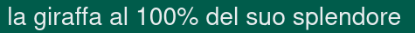
#> input picture core/giraffa100%.png, 415 x 33 px
$ python -i ImageToStringPreprocessing.py   (imports and definitions only)
#> lines starting #> are read from the running program, lines starting #| are printed output that depends on the picture; after the words box and inside, x2 and y2 are one past the last pixel; in counts of white or black regions, pixels touching at a corner belong together
#> further down, picture is the input picture: shape (33, 415, 3); mean B, G, R 98.3, 112.6, 33.1
import cv2
import matplotlib.pyplot as plt
import numpy as np

class ImageToStringPreprocessing:
    def __init__(self, image):
        self.original_image = image
        self.image_binary = self._preprocess(image, to_binary=True)
        self.image_gray = self._preprocess(image, to_binary=False)

        self.image_bboxed, self.info = self._segment_and_analyze()
        self.letters_28x28 = self._extract_letters()

    def get_info(self):
        return self.info

    def get_bboxed_image(self):
        return self.image_bboxed

    def show_bboxed_image(self):
        plt.imshow(self.image_bboxed)
        plt.axis('off')
        plt.show()

    def show_letters(self):
        letters_28x28 = [x['img'] for x in self.get_info()]

        _, axes = plt.subplots(4, 8, figsize=(16, 8))
        for i, ax in enumerate(axes.flat):
            if i < len(letters_28x28):
                ax.imshow(letters_28x28[i], cmap='gray')
                ax.set_title(f"{i}")
            ax.axis('off')
        plt.tight_layout()
        plt.axis('off')
        plt.show()

    def _preprocess(self, image, mean_thresh=127, to_binary=False):
        # Converti in scala di grigi
#> called with mean_thresh = 127, to_binary = True
        gray = cv2.cvtColor(image, cv2.COLOR_BGR2GRAY)

        # Normalizza tra 0 e 255
        gray_norm = cv2.normalize(gray, None, alpha=0, beta=255, norm_type=cv2.NORM_MINMAX)
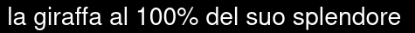
#> gray_norm: shape (33, 415); min 0, max 255, mean 36.2

        # Calcola la media d’intensità
        mean_intensity = np.mean(gray_norm)
#> mean_intensity = 36.19

        # Inversione se sfondo chiaro
        if mean_intensity > mean_thresh:
            gray_norm = cv2.bitwise_not(gray_norm)

        if to_binary:
            _, binary = cv2.threshold(gray_norm, 155, 255, cv2.THRESH_BINARY)
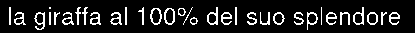
#> binary: shape (33, 415); 12.7% white in thin lines or dots, all inside (x1, y1, x2, y2) = (9, 7, 400, 30)
            return binary

        return gray_norm

    __MERGE_THRESHOLD=0.3

    def _segment_and_analyze(self):
        num_labels, labels, stats, centroids = cv2.connectedComponentsWithStats(self.image_binary)
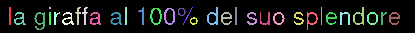
#> labels: shape (33, 415) int32; 34 distinct labels, from 0 to 33; one colour per label, 0 black
#> num_labels = 34; stats = 34 rows, first 6: [0, 0, 415, 33, 11957], [9, 7, 2, 18, 36], [49, 7, 2, 2, 4], [75, 7, 6, 18, 45], [82, 7, 6, 18, 45], [125, 7, 2, 18, 36]; centroids = 34 pairs, first value 9.5 to 393.7, second value 7.5 to 20.62

        draw_img = self.original_image.copy()

        bboxes = [stats[label][:4] for label in range(1, num_labels)]
#> bboxes = 33 items, first 6: [9, 7, 2, 18], [49, 7, 2, 2], [75, 7, 6, 18], [82, 7, 6, 18], [125, 7, 2, 18], [138, 7, 6, 18]

        bboxes.sort(key=lambda box: box[0])

        merged = [False] * len(bboxes)
#> merged = 33 items, first 6: False, False, False, False, False, False
        new_bboxes = []

        for i in range(len(bboxes)):
            if merged[i]:
                continue
            x1, y1, w1, h1 = bboxes[i]
            merged_box = [x1, y1, x1 + w1, y1 + h1]

            for j in range(i + 1, len(bboxes)):
                if merged[j]:
                    continue
                x2, y2, w2, h2 = bboxes[j]
                x_overlap = max(0, min(x1 + w1, x2 + w2) - max(x1, x2))
                min_width = min(w1, w2)
                overlap_ratio = x_overlap / min_width if min_width > 0 else 0
                # [4 lines of commented-out code are left out]

                if overlap_ratio >= self.__MERGE_THRESHOLD:
                    merged_box[0] = min(merged_box[0], x2)
                    merged_box[1] = min(merged_box[1], y2)
                    merged_box[2] = max(merged_box[2], x2 + w2)
                    merged_box[3] = max(merged_box[3], y2 + h2)

                    x1, y1, w1, h1 = bboxes[i] = (
                        merged_box[0],
                        merged_box[1],
                        merged_box[2] - merged_box[0],
                        merged_box[3] - merged_box[1]
                    )
                    merged[j] = True

            final_box = (
                merged_box[0],
                merged_box[1],
                merged_box[2] - merged_box[0],
                merged_box[3] - merged_box[1]
            )
            new_bboxes.append(final_box)
            cv2.rectangle(draw_img, (final_box[0], final_box[1]), (final_box[0] + final_box[2], final_box[1] + final_box[3]), (0, 255, 0), 1)
#> this loop made 33 passes
#> final_box on passes 4, 16: (49, 7, 2, 18), (178, 7, 20, 18)
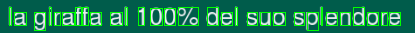
#> draw_img: shape (33, 415, 3); 10.69% of pixels changed, all inside (x1, y1, x2, y2) = (9, 7, 401, 31)
#> after the loop, bboxes = 33 items, first 6: [9, 7, 2, 18], [14, 12, 12, 13], [34, 12, 11, 18], (49, 7, 2, 18), [49, 12, 2, 13], [54, 12, 6, 13]; merged = 33 items, first 6: False, False, False, False, True, False; new_bboxes = 30 items, first 6: (9, 7, 2, 18), (14, 12, 12, 13), (34, 12, 11, 18), (49, 7, 2, 18), (54, 12, 6, 13), (62, 12, 12, 13)

        # Bounding box generale della parola
        x_min = min(x for x, y, w, h in new_bboxes)
#> x_min = 9
        y_min = min(y for x, y, w, h in new_bboxes)
#> y_min = 7
        x_max = max(x + w for x, y, w, h in new_bboxes)
#> x_max = 400
        y_max = max(y + h for x, y, w, h in new_bboxes)
#> y_max = 30
        word_bbox = (x_min, y_min, x_max - x_min, y_max - y_min)
#> word_bbox = (9, 7, 391, 23)

        word_height = y_max - y_min
#> word_height = 23

        # Disegna la bounding box della parola
        cv2.rectangle(draw_img, (x_min, y_min), (x_max, y_max), (255, 0, 0), 1)
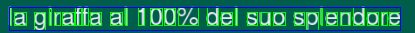
#> draw_img: shape (33, 415, 3); 6.05% of pixels changed, all inside (x1, y1, x2, y2) = (9, 7, 401, 31)

        # Calcola le distanze in percentuale top e bottom, orizzontale in pixel
        distanze_verticali_top_pct = []
        distanze_verticali_bottom_pct = []
        distanze_orizzontali = []
        letter_imgs = []

        for i, (x, y, w, h) in enumerate(new_bboxes):
            dist_top_pct = 100 * (y - y_min) / word_height if word_height > 0 else 0
            dist_bottom_pct = 100 * (y_max - (y + h)) / word_height if word_height > 0 else 0
            distanze_verticali_top_pct.append(dist_top_pct)
            distanze_verticali_bottom_pct.append(dist_bottom_pct)

            if i < len(new_bboxes) - 1:
                x2, _, _, _ = new_bboxes[i + 1]
                distanza_dx = x2 - (x + w)
                distanze_orizzontali.append(distanza_dx)
            else:
                distanze_orizzontali.append(None)

            # Resize ---
            cropped = self.image_gray[y:y+h, x:x+w]  # immagine in scala di grigi

            # Resize proporzionale
            if w > h:
                scale = 28 / w
                new_w = 28
                new_h = int(h * scale)
            else:
                scale = 28 / h
                new_h = 28
                new_w = int(w * scale)

            # Ensure new_w and new_h are at least 1
            new_w = max(1, new_w)
            new_h = max(1, new_h)
            resized = cv2.resize(cropped, (new_w, new_h), interpolation=cv2.INTER_AREA)

            # Canvas nero (1 canale)
            canvas = np.zeros((28, 28), dtype=np.uint8)

            # Centra la lettera
            x_offset = (28 - new_w) // 2
            y_offset = (28 - new_h) // 2
            canvas[y_offset:y_offset + new_h, x_offset:x_offset + new_w] = resized

            letter_imgs.append(canvas)
#> this loop made 30 passes
#> (x, y, w, h, dist_top_pct, dist_bottom_pct, x2, distanza_dx) on passes 1 to 12: (9, 7, 2, 18, 0, 21.74, 14, 3), (14, 12, 12, 13, 21.74, 21.74, 34, 8), (34, 12, 11, 18, 21.74, 0, 49, 4), (49, 7, 2, 18, 0, 21.74, 54, 3), (54, 12, 6, 13, 21.74, 21.74, 62, 2), (62, 12, 12, 13, 21.74, 21.74, 75, 1), (75, 7, 6, 18, 0, 21.74, 82, 1), (82, 7, 6, 18, 0, 21.74, 90, 2), (90, 12, 11, 13, 21.74, 21.74, 110, 9), (110, 12, 12, 13, 21.74, 21.74, 125, 3), (125, 7, 2, 18, 0, 21.74, 138, 11), (138, 7, 6, 18, 0, 21.74, 150, 6)
#> (x, y, w, h, dist_top_pct, dist_bottom_pct, x2, distanza_dx) on pass 15: (178, 7, 20, 18, 0, 21.74, 207, 9)
#> pass 2, in _segment_and_analyze, `resized = cv2.resize(cropped, (new_w, new_h), interpolation=cv2.INTER_..`:
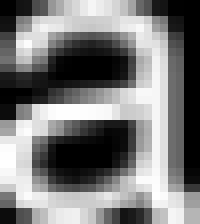
#> resized: shape (28, 25) (shown 8 times larger); min 0, max 255, mean 122.6
#> after the loop:
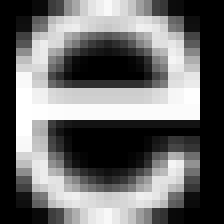
#> canvas: shape (28, 28) (shown 8 times larger); min 0, max 255, mean 106.3
#> after the loop, distanze_orizzontali = 30 items, first 6: 3, 8, 4, 3, 2, 1; distanze_verticali_bottom_pct = 30 values, max 21.74 at index 0, min 0 at index 2, mean 20.29; distanze_verticali_top_pct = 30 values, max 21.74 at index 1, min 0 at index 0, mean 12.61; letter_imgs = 30 items

        labels = ['bboxes', 'img', 'dist_top', 'dist_bottom', 'dist_dx']
        info_values = zip(new_bboxes, letter_imgs, distanze_verticali_top_pct, distanze_verticali_bottom_pct, distanze_orizzontali)
        info = [
            dict(zip(labels, v)) for v in info_values
        ]
#> info = 30 items

        return draw_img, info

    def _extract_letters(self):
        letter_imgs = []
        for letter in self.info:

            x, y, w, h = letter['bboxes']

            cropped = self.image_gray[y:y+h, x:x+w]  # immagine in scala di grigi

            # Resize proporzionale
            if w > h:
                scale = 28 / w
                new_w = 28
                new_h = int(h * scale)
            else:
                scale = 28 / h
                new_h = 28
                new_w = int(w * scale)

            new_w = max(1, new_w)
            new_h = max(1, new_h)
            resized = cv2.resize(cropped, (new_w, new_h), interpolation=cv2.INTER_AREA)

            # Canvas nero (1 canale)
            canvas = np.zeros((28, 28), dtype=np.uint8)

            # Centra la lettera
            x_offset = (28 - new_w) // 2
            y_offset = (28 - new_h) // 2
            canvas[y_offset:y_offset + new_h, x_offset:x_offset + new_w] = resized

            letter_imgs.append(canvas)
#> this loop made 30 passes
#> (x, y, w, h, scale, new_h, new_w, x_offset) on passes 1 to 12: (9, 7, 2, 18, 1.56, 28, 3, 12), (14, 12, 12, 13, 2.15, 28, 25, 1), (34, 12, 11, 18, 1.56, 28, 17, 5), (49, 7, 2, 18, 1.56, 28, 3, 12), (54, 12, 6, 13, 2.15, 28, 12, 8), (62, 12, 12, 13, 2.15, 28, 25, 1), (75, 7, 6, 18, 1.56, 28, 9, 9), (82, 7, 6, 18, 1.56, 28, 9, 9), (90, 12, 11, 13, 2.15, 28, 23, 2), (110, 12, 12, 13, 2.15, 28, 25, 1), (125, 7, 2, 18, 1.56, 28, 3, 12), (138, 7, 6, 18, 1.56, 28, 9, 9)
#> (x, y, w, h, scale, new_w, new_h, x_offset) on pass 15: (178, 7, 20, 18, 1.4, 28, 25, 0)
        return letter_imgs

>>> import cv2
>>> picture = cv2.imread('giraffa100%.png')
>>> result = ImageToStringPreprocessing(picture).get_info()
